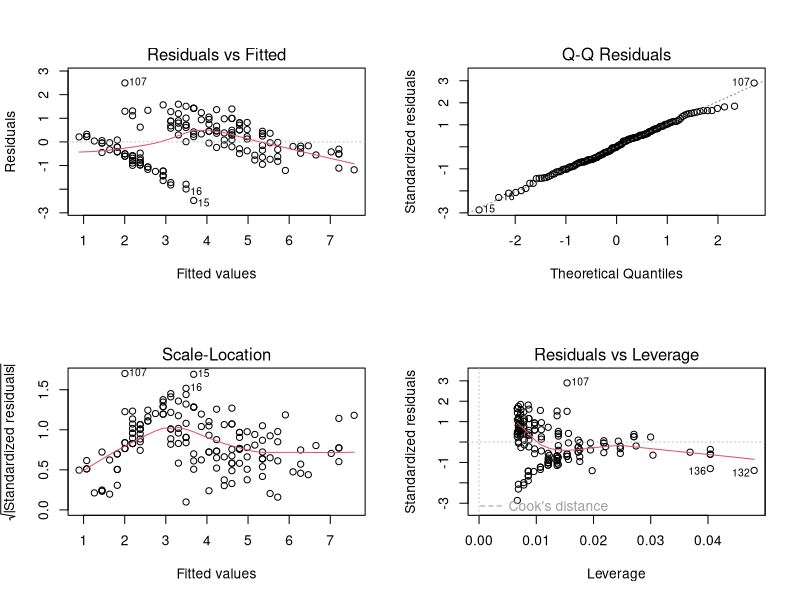

This figure's R source:
# Load datasets
data(iris)
data(mtcars)
data(airquality)

#1.Build a regression model predicting Petal.Length from Sepal.Length in iris.
model1 <- lm(Petal.Length ~ Sepal.Length, data = iris)
summary(model1)

#2.Create a multiple regression model predicting mpg using wt, hp, and drat in mtcars.
model2 <- lm(mpg ~ wt + hp + drat, data = mtcars)
summary(model2)

#3.Check the R2 and Adjusted R2 of the model in Q2.
r2 <- summary(model2)$r.squared
adj_r2 <- summary(model2)$adj.r.squared
cat("R-squared:", round(r2, 3), "\n")
cat("Adjusted R-squared:", round(adj_r2, 3), "\n")

#4.Plot residuals of your regression model in Q1 and interpret the result.
par(mfrow = c(2, 2))  # Multiple plots in one view
plot(model1)
# Return to single plot layout
par(mfrow = c(1, 1))

#5.Build a regression model predicting Ozone using Temp from the airquality dataset.
air_clean <- na.omit(airquality)
model3 <- lm(Ozone ~ Temp, data = air_clean)
summary(model3)
